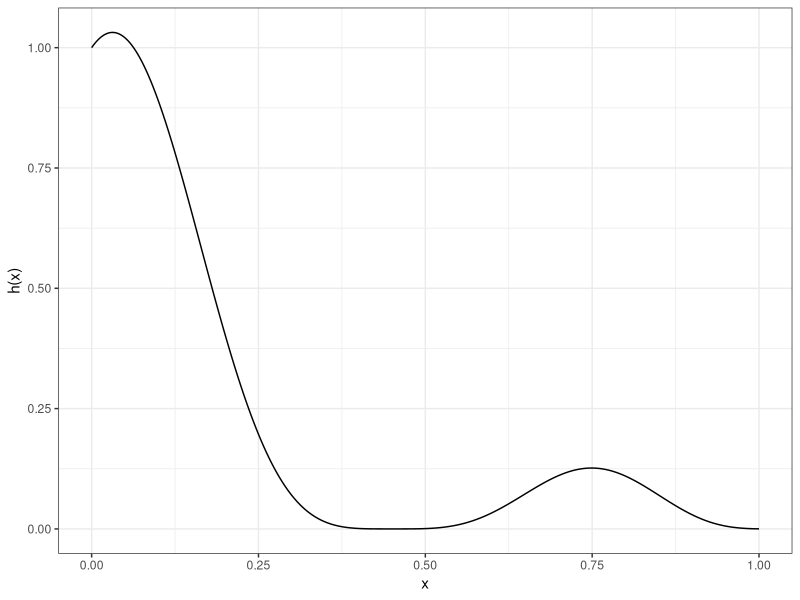

R code for this plot:
## ---- chunk 1
## dependencies
library(ggplot2)
## ---- chunk 2
# Defining the function
myFunction <- function(x){
  y <- (cos(4*x) + tan(0.5*x))^4
  return(y)
}

# Plotting the function
library(ggplot2)
ggplot() +
  stat_function(
    fun = myFunction,
    xlim = c(0, 1),
    n = 1000
  ) +
  theme_bw() +
  labs(
    x = "x",
    y = "h(x)"
  )
## ---- chunk 3

